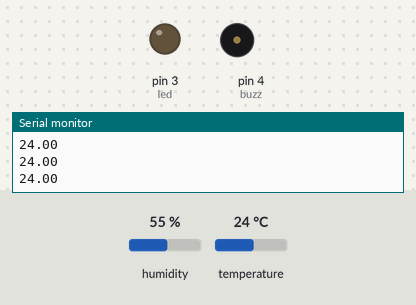
The sketch below on a simulated Arduino Uno, built with avr-gcc and run on an emulated ATmega328P. On the bench: output pins drawn as LEDs (lit = HIGH), buzzer (waves = sounding, pin HIGH), the last lines printed to the serial monitor. The test bench sets the inputs (shaded band); at power-on: temperature 24 °C, humidity 55 %.

Above: at 2.8 s.
2.9 s: temperature set to 32 °C
5.6 s: temperature set to 35 °C
At 7.3 s:
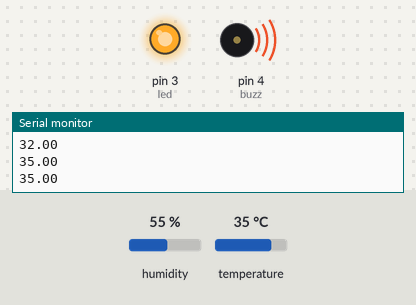
8.3 s: temperature set to 12 °C
At 10.9 s:
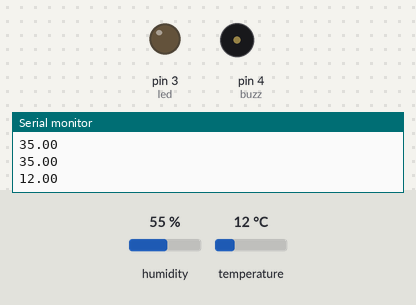
11.6 s: temperature set to 41 °C
At 13.3 s:
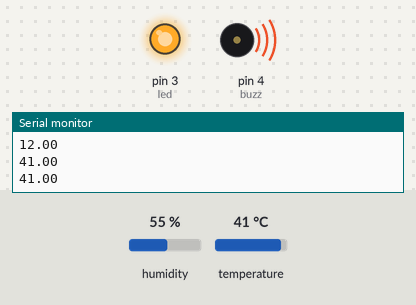
Timing chart, 0 to 14.8 s (numbered marks = the images above; inputs shaded):
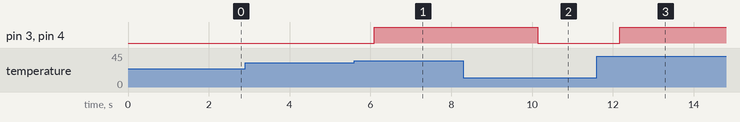

The sketch:

dht11_led_buzzer.ino
```cpp
#include <DHT.h>

DHT dht(2, DHT11);
int led = 3;
int buzz = 4;

void setup() {
  Serial.begin(9600);
  pinMode(led,OUTPUT);
  pinMode(buzz,OUTPUT);
  dht.begin();
}

void loop() {
  float val = dht.readTemperature();
  Serial.println(val);
  if(val >33){
    digitalWrite(led,HIGH);
    digitalWrite(buzz,HIGH);
  }else{
     digitalWrite(led,LOW);
    digitalWrite(buzz,LOW);
  }


  delay(1000);
}
```

Measured:
- the behaviour switches between 33 and 34 °C on temperature (found by bisection; images 0 and 1)
- after the input at 5.6 s, pin 3 (led), pin 4 (buzz): LOW → HIGH after 0.50 s
- after the input at 8.3 s, pin 3 (led), pin 4 (buzz): HIGH → LOW after 1.8 s
- after the input at 11.6 s, pin 3 (led), pin 4 (buzz): LOW → HIGH after 0.57 s
